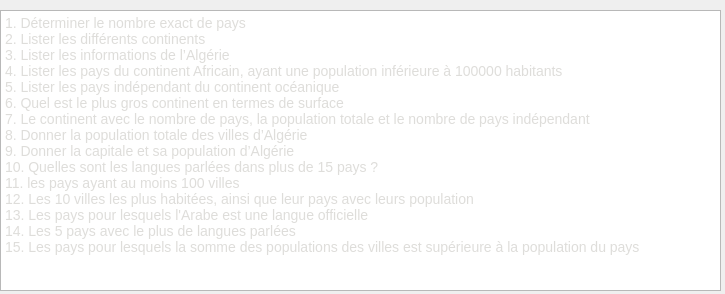
<?xml version="1.0" encoding="UTF-8"?>
<ui version="4.0">
 <class>Dialog</class>
 <widget class="QDialog" name="Dialog">
  <property name="geometry">
   <rect>
    <x>0</x>
    <y>0</y>
    <width>725</width>
    <height>294</height>
   </rect>
  </property>
  <property name="windowTitle">
   <string>Dialog</string>
  </property>
  <widget class="QTextBrowser" name="textBrowser">
   <property name="geometry">
    <rect>
     <x>0</x>
     <y>10</y>
     <width>721</width>
     <height>281</height>
    </rect>
   </property>
   <property name="html">
    <string>&lt;!DOCTYPE HTML PUBLIC &quot;-//W3C//DTD HTML 4.0//EN&quot; &quot;http://www.w3.org/TR/REC-html40/strict.dtd&quot;&gt;
&lt;html&gt;&lt;head&gt;&lt;meta name=&quot;qrichtext&quot; content=&quot;1&quot; /&gt;&lt;style type=&quot;text/css&quot;&gt;
p, li { white-space: pre-wrap; }
&lt;/style&gt;&lt;/head&gt;&lt;body style=&quot; font-family:'Ubuntu'; font-size:11pt; font-weight:400; font-style:normal;&quot;&gt;
&lt;p style=&quot; margin-top:0px; margin-bottom:0px; margin-left:0px; margin-right:0px; -qt-block-indent:0; text-indent:0px;&quot;&gt;&lt;span style=&quot; font-family:'Droid Sans Mono','monospace','monospace'; font-size:14px; color:#deddda;&quot;&gt;1. Déterminer le nombre exact de pays&lt;/span&gt;&lt;/p&gt;
&lt;p style=&quot; margin-top:0px; margin-bottom:0px; margin-left:0px; margin-right:0px; -qt-block-indent:0; text-indent:0px;&quot;&gt;&lt;span style=&quot; font-family:'Droid Sans Mono','monospace','monospace'; font-size:14px; color:#deddda;&quot;&gt;2. Lister les différents continents&lt;/span&gt;&lt;/p&gt;
&lt;p style=&quot; margin-top:0px; margin-bottom:0px; margin-left:0px; margin-right:0px; -qt-block-indent:0; text-indent:0px;&quot;&gt;&lt;span style=&quot; font-family:'Droid Sans Mono','monospace','monospace'; font-size:14px; color:#deddda;&quot;&gt;3. Lister les informations de l’Algérie&lt;/span&gt;&lt;/p&gt;
&lt;p style=&quot; margin-top:0px; margin-bottom:0px; margin-left:0px; margin-right:0px; -qt-block-indent:0; text-indent:0px;&quot;&gt;&lt;span style=&quot; font-family:'Droid Sans Mono','monospace','monospace'; font-size:14px; color:#deddda;&quot;&gt;4. Lister les pays du continent Africain, ayant une population inférieure à 100000 habitants&lt;/span&gt;&lt;/p&gt;
&lt;p style=&quot; margin-top:0px; margin-bottom:0px; margin-left:0px; margin-right:0px; -qt-block-indent:0; text-indent:0px;&quot;&gt;&lt;span style=&quot; font-family:'Droid Sans Mono','monospace','monospace'; font-size:14px; color:#deddda;&quot;&gt;5. Lister les pays indépendant du continent océanique&lt;/span&gt;&lt;/p&gt;
&lt;p style=&quot; margin-top:0px; margin-bottom:0px; margin-left:0px; margin-right:0px; -qt-block-indent:0; text-indent:0px;&quot;&gt;&lt;span style=&quot; font-family:'Droid Sans Mono','monospace','monospace'; font-size:14px; color:#deddda;&quot;&gt;6. Quel est le plus gros continent en termes de surface&lt;/span&gt;&lt;/p&gt;
&lt;p style=&quot; margin-top:0px; margin-bottom:0px; margin-left:0px; margin-right:0px; -qt-block-indent:0; text-indent:0px;&quot;&gt;&lt;span style=&quot; font-family:'Droid Sans Mono','monospace','monospace'; font-size:14px; color:#deddda;&quot;&gt;7. Le continent avec le nombre de pays, la population totale et le nombre de pays indépendant&lt;/span&gt;&lt;/p&gt;
&lt;p style=&quot; margin-top:0px; margin-bottom:0px; margin-left:0px; margin-right:0px; -qt-block-indent:0; text-indent:0px;&quot;&gt;&lt;span style=&quot; font-family:'Droid Sans Mono','monospace','monospace'; font-size:14px; color:#deddda;&quot;&gt;8. Donner la population totale des villes d’Algérie&lt;/span&gt;&lt;/p&gt;
&lt;p style=&quot; margin-top:0px; margin-bottom:0px; margin-left:0px; margin-right:0px; -qt-block-indent:0; text-indent:0px;&quot;&gt;&lt;span style=&quot; font-family:'Droid Sans Mono','monospace','monospace'; font-size:14px; color:#deddda;&quot;&gt;9. Donner la capitale et sa population d’Algérie&lt;/span&gt;&lt;/p&gt;
&lt;p style=&quot; margin-top:0px; margin-bottom:0px; margin-left:0px; margin-right:0px; -qt-block-indent:0; text-indent:0px;&quot;&gt;&lt;span style=&quot; font-family:'Droid Sans Mono','monospace','monospace'; font-size:14px; color:#deddda;&quot;&gt;10. Quelles sont les langues parlées dans plus de 15 pays ?&lt;/span&gt;&lt;/p&gt;
&lt;p style=&quot; margin-top:0px; margin-bottom:0px; margin-left:0px; margin-right:0px; -qt-block-indent:0; text-indent:0px;&quot;&gt;&lt;span style=&quot; font-family:'Droid Sans Mono','monospace','monospace'; font-size:14px; color:#deddda;&quot;&gt;11. les pays ayant au moins 100 villes&lt;/span&gt;&lt;/p&gt;
&lt;p style=&quot; margin-top:0px; margin-bottom:0px; margin-left:0px; margin-right:0px; -qt-block-indent:0; text-indent:0px;&quot;&gt;&lt;span style=&quot; font-family:'Droid Sans Mono','monospace','monospace'; font-size:14px; color:#deddda;&quot;&gt;12. Les 10 villes les plus habitées, ainsi que leur pays avec leurs population&lt;/span&gt;&lt;/p&gt;
&lt;p style=&quot; margin-top:0px; margin-bottom:0px; margin-left:0px; margin-right:0px; -qt-block-indent:0; text-indent:0px;&quot;&gt;&lt;span style=&quot; font-family:'Droid Sans Mono','monospace','monospace'; font-size:14px; color:#deddda;&quot;&gt;13. Les pays pour lesquels l'Arabe est une langue officielle&lt;/span&gt;&lt;/p&gt;
&lt;p style=&quot; margin-top:0px; margin-bottom:0px; margin-left:0px; margin-right:0px; -qt-block-indent:0; text-indent:0px;&quot;&gt;&lt;span style=&quot; font-family:'Droid Sans Mono','monospace','monospace'; font-size:14px; color:#deddda;&quot;&gt;14. Les 5 pays avec le plus de langues parlées&lt;/span&gt;&lt;/p&gt;
&lt;p style=&quot; margin-top:0px; margin-bottom:0px; margin-left:0px; margin-right:0px; -qt-block-indent:0; text-indent:0px;&quot;&gt;&lt;span style=&quot; font-family:'Droid Sans Mono','monospace','monospace'; font-size:14px; color:#deddda;&quot;&gt;15. Les pays pour lesquels la somme des populations des villes est supérieure à la population du pays&lt;/span&gt;&lt;/p&gt;
&lt;p style=&quot;-qt-paragraph-type:empty; margin-top:0px; margin-bottom:0px; margin-left:0px; margin-right:0px; -qt-block-indent:0; text-indent:0px; font-family:'Droid Sans Mono','monospace','monospace'; font-size:14px; color:#deddda;&quot;&gt;&lt;br /&gt;&lt;/p&gt;&lt;/body&gt;&lt;/html&gt;</string>
   </property>
  </widget>
 </widget>
 <resources/>
 <connections/>
</ui>
